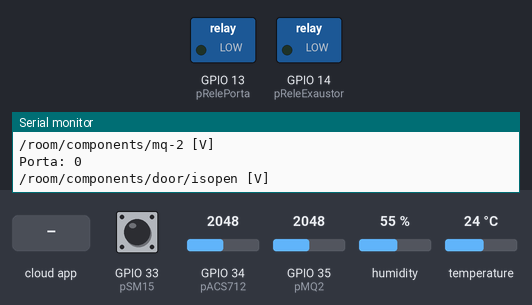
A sketch run on a simulated ESP32. Parts: switched loads named in the sketch (green lamp = pin HIGH), the last lines printed to the serial monitor. The test bench sets the inputs (shaded band); at power-on: GPIO 34 (pACS712) = 2048, temperature 24 °C, GPIO 33 (pSM15) HIGH, GPIO 35 (pMQ2) = 2048, humidity 55 %. WiFi joins after 1.5 s; servers stay silent unless stated; network time is answered at once with the bench clock; the local clock reads 2024-03-15 10:24:30 at power-on unless the sketch sets it.

Above: at 3.9 s.
4.0 s: GPIO 34 (pACS712) set to 3663
5.5 s: GPIO 34 (pACS712) set to 3767
7.8 s: temperature set to 26 °C
21.8 s: temperature set to 29 °C
24.8 s: the phone or cloud app sets handleopen to 1
At 42.8 s:
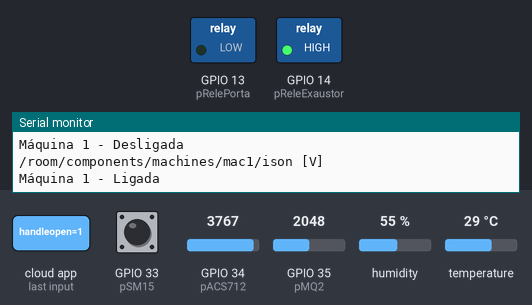
Timing chart, 0 to 43.1 s (numbered marks = the images above; inputs shaded):
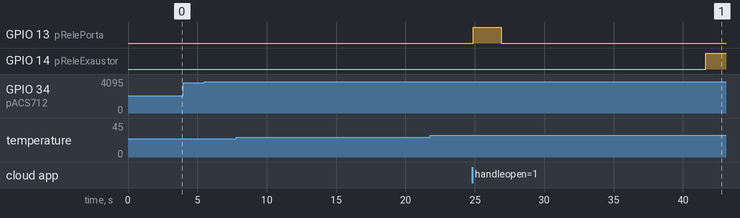

The sketch:

esp32.ino
```cpp
// Goody :: DEVELOP Version :: V_0.1

// > Bibliotecas
// Base
#include <WiFi.h>
// ## Firebase
#include <FirebaseESP32.h>
#include "addons/TokenHelper.h"
#include "addons/RTDBHelper.h"
// Time
#include <NTPClient.h>
#include <WiFiUdp.h>
#include <TimeLib.h>
// Sensors
#include "DHT.h"

// > Defines
// # WIFI
#define WIFI_SSID "ALHN-4DAA"
#define WIFI_PASSWORD "RHOD7187"
// # Firebase
#define DATABASE_URL "https://goodyesp32-default-rtdb.firebaseio.com/"
#define API_KEY "AIzaSyAmCnM4buBLharowrBIe5qVONH8_1_L2RQ"
#define USER_EMAIL "adm@goody.com"
#define USER_PASSWORD "332211"
// # Pinos
// Sensores
#define pDHT 18     // ^ Pino DHT11
#define pMQ2 35     // ^ Pino MQ-2
#define pSM15 33    // ^ Pino SM-15
#define pACS712 34  // ^ Pino ACS712
// ### reles
#define pRelePorta 13     // ^ Pino Rele (Porta)
#define pReleExaustor 14  // ^ Pino Rele (Exaustor)
// ### Outros
#define intervaloDHT 20000
#define intervaloSM15 1000
#define intervaloACS712 1000

#define intervaloAlert 120000
#define vAlertMQ2 1024  // 25%
#define vAlertTemp 28   // 28ºC

#define umPorCento 46
#define vAmpON 5

// > Vars
bool sSM15;          // ^ Status SM15
bool sACS712;        // ^ Status ACS712
bool AlertFlag_MQ2;  // ^ Uma flag de alerta (MQ2)
bool AlertFlag_DHT;  // ^ Uma flag de alerta (MQ2)

int vMQ2;     // ^ Valor MQ2
int vACS712;  // ^ Valor ACS712

float vTemp;    // ^ Valor Temperatura
float vUmid;    // ^ Valor Umidade
float Voltage;  // ^ Voltagem
float Current;  // ^ Amperagem

unsigned long previousMillis_dht11;
unsigned long previousMillis_sm15;
unsigned long previousMillis_alertMQ2;
unsigned long previousMillis_acs712;

// > Objetos
DHT dht(pDHT, DHT11);
FirebaseData fbdo;
FirebaseData fbdo_extra;
FirebaseAuth auth;
FirebaseConfig config;
FirebaseJson json;

WiFiUDP ntpUDP;
NTPClient timeClient(ntpUDP, "pool.ntp.org");

// > Funções
// # Configs
// ~ Wifi Config
void wifiBegin() {
  WiFi.begin(WIFI_SSID, WIFI_PASSWORD);

  Serial.print("Conectando à rede Wi-Fi");
  while (WiFi.status() != WL_CONNECTED) {
    delay(500);
    Serial.print(".");
  }
  Serial.println();
  Serial.print("Conectado à rede Wi-Fi com sucesso. Endereço IP: ");
  Serial.println(WiFi.localIP());
}

// ~ Firebase Config
void firebaseBegin() {
  Serial.printf("Firebase Client v%s\n\n", FIREBASE_CLIENT_VERSION);
  // .config
  config.api_key = API_KEY;
  config.database_url = DATABASE_URL;
  config.token_status_callback = tokenStatusCallback;
  config.max_token_generation_retry = 5;
  auth.user.email = USER_EMAIL;
  auth.user.password = USER_PASSWORD;

  Firebase.begin(&config, &auth);
  Firebase.reconnectWiFi(true);

  // # Pegando o USER ID
  Serial.println("Getting User UID");
  while ((auth.token.uid) == "") {
    Serial.print('.');
    delay(1000);
  }
  String uid = auth.token.uid.c_str();
  Serial.print("User UID: ");
  Serial.println(uid);

  Serial.println("Conectado ao Firebase com sucesso!");
}

// ~ DateTime config
void beginDateTime() {
  timeClient.begin();
  timeClient.setTimeOffset(-10800);
  timeClient.update();
}

// # Others
// ~ Salva um valor float no Firebase
void setFloatValue(String path, float value) {
  if (Firebase.setFloat(fbdo, path + "/value", value)) {
    Serial.println(path + " [V]");
    Firebase.setString(fbdo, path + "/time", getFormatDateTime());
  } else {
    Serial.print(path + " [X]");
    Serial.println(fbdo.errorReason());
    if (Firebase.isTokenExpired()) {
      Firebase.refreshToken(&config);
      Serial.println("Refresh token");
    }
  }
}

// ~ Salva um valor bool no Firebase
void setBoolValue(String path, bool value) {
  if (Firebase.setBool(fbdo, path, value)) {
    Serial.println(path + " [V]");
  } else {
    Serial.print(path + " [X]");
    Serial.println(fbdo.errorReason());
    if (Firebase.isTokenExpired()) {
      Firebase.refreshToken(&config);
      Serial.println("Refresh token");
    }
  }
}

// ~ Abre uma notificação
void openNotification(String type) {
  // * Cria um json com todas as informações da notificação
  json.clear();
  json.set("type", type);
  json.set("isviewed", false);
  json.set("time", getFormatDateTime());
  if (Firebase.pushJSON(fbdo, "/room/notifications/", json)) {
    Serial.println("Notificação gravada [v]");
  } else {
    Serial.print("Notificação - Erro ao gravar [x] | ");
    Serial.println(fbdo.errorReason());
  }
}

// ~ Retorna data formatada
String getFormatDateTime() {
  timeClient.update();
  time_t currentTime = timeClient.getEpochTime();
  struct tm *timeinfo;
  timeinfo = localtime(&currentTime);

  int currentYear = timeinfo->tm_year + 1900;
  int currentMonth = timeinfo->tm_mon + 1;
  int currentDay = timeinfo->tm_mday;
  int currentHour = timeinfo->tm_hour;
  int currentMinute = timeinfo->tm_min;
  int currentSecond = timeinfo->tm_sec;
  return (String(currentHour) + ":" + String(currentMinute) + ":" + String(currentSecond) + " (" + String(currentDay) + "/" + String(currentMonth) + ")");
}

// ------------------ //

// ~ Callback para quando a chave handdleOpen é alterada
void handleBooleanChange(StreamData data) {
  bool value = data.to<bool>();
  Serial.print("\n|>>>> handdleOpen:");
  Serial.println(value + "\n");

  if (value) {
    digitalWrite(pRelePorta, HIGH);
    delay(2000);
    digitalWrite(pRelePorta, LOW);
    setBoolValue("/room/components/door/handleopen", false);
  }
}

// ~ Quando a conexão http (webSocket) cai
void streamTimeoutCallback(bool timeout) {
  if (timeout) {
    Serial.println("Stream timeout, resume streaming...");
  }
  delay(1000);
}

// > Setup
void setup() {
  // # PinMode
  pinMode(pSM15, INPUT);
  pinMode(pMQ2, INPUT);
  pinMode(pACS712, INPUT);
  pinMode(pRelePorta, OUTPUT);
  pinMode(pReleExaustor, OUTPUT);

  // Begins
  Serial.begin(9600);

  dht.begin();
  wifiBegin();
  firebaseBegin();
  beginDateTime();

  // * Definindo Listener
  if (!Firebase.beginStream(fbdo_extra, "/room/components/door/handleopen")) {
    Serial.println(fbdo.errorReason());
  }
  // * Definindo uma função de callback para quando uma chave for alterada
  Firebase.setStreamCallback(fbdo_extra, handleBooleanChange, streamTimeoutCallback);

  delay(1000);  // ! Estabilizar antes de começar
}

// > Loop
void loop() {
  unsigned long currentMillis = millis();
  // ? Caso exista algum alerta aberto o exaustor deve ser ligado, do contrário desligue
  if (AlertFlag_MQ2 || AlertFlag_DHT)
    digitalWrite(pReleExaustor, 1);
  else
    digitalWrite(pReleExaustor, 0);

  // * lê o MQ2 e exibe seu valor no Serial somente caso a diferença for maior que 1% da leitura passada
  if (abs(analogRead(pMQ2) - vMQ2) >= umPorCento) {
    vMQ2 = analogRead(pMQ2);
    Serial.println("MQ2 - Valor: " + String(vMQ2));
    setFloatValue("/room/components/mq-2", float(vMQ2));
    // ? Caso o valor medido for maior que o valor de alerta: Ative o alerta e ligue o exaustor
    if (vMQ2 >= vAlertMQ2 && !AlertFlag_MQ2 && (unsigned long)(currentMillis - previousMillis_alertMQ2) >= intervaloAlert) {
      Serial.println("ALERTA!!!! Sensor MQ2 Detectou um pico na leitura");
      AlertFlag_MQ2 = true;
      openNotification("fire");
    }
    // ? Caso o valor medido não for maior que o valor de alerta: Verifique se existe um Alerta aberto: Feche o alerta
    else if (vMQ2 <= vAlertMQ2 && AlertFlag_MQ2) {
      Serial.println("Alerta Sensor MQ2 - Fechado");
      AlertFlag_MQ2 = false;
      currentMillis = previousMillis_alertMQ2;
    }
  }

  // ? Verifica se já esta na hora de ler o sensor DHT11
  if ((unsigned long)(currentMillis - previousMillis_dht11) >= intervaloDHT) {
    vUmid = dht.readHumidity();
    vTemp = dht.readTemperature();
    // ? Lê o sensor DHT11 e Exibe as temperaturas e as grâva no Firebase
    Serial.println("Temperatura: " + String(vTemp) + " || Umidade: " + String(vUmid));
    if (Firebase.ready()) {
      setFloatValue("/room/components/dht11/temp", vTemp);  // * Grava Temperatura no Banco
      setFloatValue("/room/components/dht11/humd", vUmid);  // * Grava Umidade no Banco
    }
    if (vTemp >= vAlertTemp) {
      Serial.println("ALERTA!!!! Sensor DHT Detectou um pico na leitura");
      AlertFlag_DHT = true;
      openNotification("temp");
    } else if (vTemp <= vAlertTemp && AlertFlag_DHT) {
      Serial.println("Alerta Sensor DHT - Fechado");
      AlertFlag_DHT = false;
    }
    previousMillis_dht11 = currentMillis;
  }

  // ? Verifica se já esta na hora de ler o sensor SM15
  if ((unsigned long)(currentMillis - previousMillis_sm15) >= intervaloSM15) {
    // ? Veficia se o estado atual do sensor é diferente do ultimo estado
    if (digitalRead(pSM15) != sSM15) {
      // * Altera o estado e grava no firebase
      sSM15 = digitalRead(pSM15);
      Serial.println("Porta: " + String(!sSM15));
      setBoolValue("/room/components/door/isopen", !sSM15);
    }
    previousMillis_sm15 = currentMillis;
  }

  // ?
  if ((unsigned long)(currentMillis - previousMillis_acs712) >= intervaloACS712) {
    vACS712 = analogRead(pACS712);
    Voltage = (vACS712 * 3.3) / 4096.0;
    Current = (Voltage - 2.5) / 0.100;

    if (Current >= vAmpON && !sACS712) {
      sACS712 = true;
      Serial.println("Máquina 1 - Ligada");
      setBoolValue("/room/components/machines/mac1/ison", sACS712);
    } else if (sACS712) {
      sACS712 = false;
      Serial.println("Máquina 1 - Desligada");
      setBoolValue("/room/components/machines/mac1/ison", sACS712);
    }
    previousMillis_acs712 = currentMillis;
  }

  delay(500);  // ! Desafogar
}
```

Measured:
- after the input at 4.0 s, every drawn part: stays the same
- after the input at 24.8 s, GPIO 13 (pRelePorta): LOW → HIGH after 0.08 s, → LOW 2.0 s later
